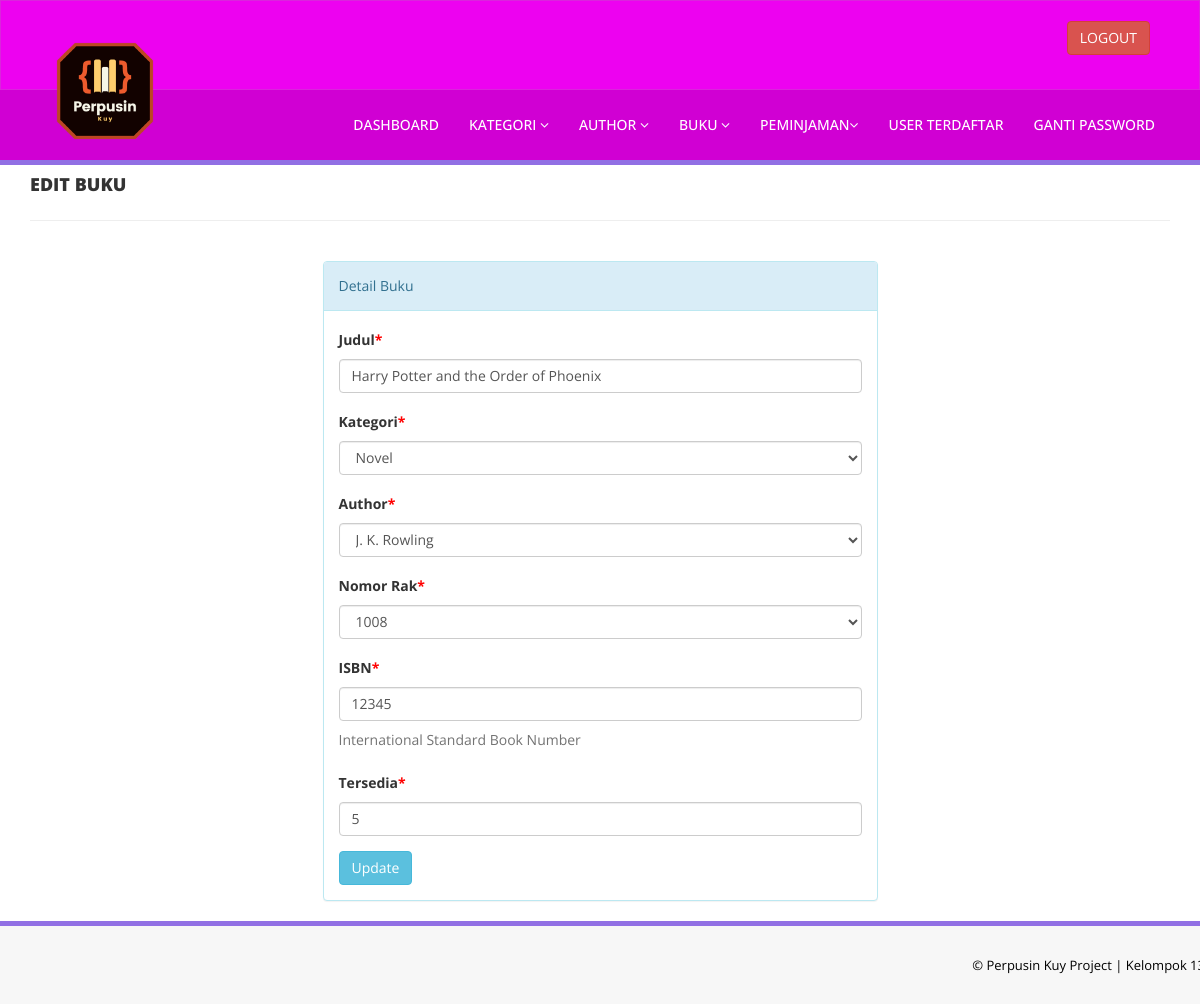
Page /Perpusin/admin/edit-book.php?bookid=1 (signed in) on the committed database.
### tables this page shows
CREATE TABLE `tblbooks` (
  `id` int(11) NOT NULL,
  `BookName` varchar(255) DEFAULT NULL,
  `CatId` int(11) DEFAULT NULL,
  `AuthorId` int(11) DEFAULT NULL,
  `ISBNNumber` int(11) DEFAULT NULL,
  `RegDate` timestamp NULL DEFAULT current_timestamp(),
  `UpdationDate` timestamp NULL DEFAULT NULL ON UPDATE current_timestamp(),
  `numberCopy` int(11) NOT NULL,
  `rackId` int(11) DEFAULT NULL
);

CREATE TABLE `tblcategory` (
  `id` int(11) NOT NULL,
  `CategoryName` varchar(150) DEFAULT NULL,
  `Status` int(1) DEFAULT NULL,
  `CreationDate` timestamp NULL DEFAULT current_timestamp(),
  `UpdationDate` timestamp NULL DEFAULT '0000-00-00 00:00:00' ON UPDATE current_timestamp()
);

CREATE TABLE `tblauthors` (
  `id` int(11) NOT NULL,
  `AuthorName` varchar(159) DEFAULT NULL,
  `creationDate` timestamp NULL DEFAULT current_timestamp(),
  `UpdationDate` timestamp NULL DEFAULT NULL ON UPDATE current_timestamp()
);

CREATE TABLE `tblrack` (
  `rackId` int(11) NOT NULL,
  `rackNum` int(11) DEFAULT NULL
);

### Perpusin/admin/edit-book.php (the view, shortened to what this page needs)
<?php
include('includes/config.php');
if(strlen($_SESSION['alogin'])==0)
    {
header('location:index.php');
}
else{
?>
<!DOCTYPE html>
<html xmlns="http://www.w3.org/1999/xhtml">
<head>
    <link href="assets/css/bootstrap.css" rel="stylesheet" />
    <link href="assets/css/font-awesome.css" rel="stylesheet" />
    <link href="assets/css/style.css" rel="stylesheet" />
</head>
<body>
<?php include('includes/header.php');?>
    <div class="content-wra
    <div class="content-wrapper">
         <div class="container">
        <div class="row pad-botm">
            <div class="col-md-12">
                <h4 class="header-line">Edit Buku</h4>
                            </div>
</div>
<div class="row">
<div class="col-md-6 col-sm-6 col-xs-12 col-md-offset-3"">
<div class="panel panel-info">
<div class="panel-heading">
Detail Buku
</div>
<div class="panel-body">
<form role="form" method="post">
<?php
$bookid=intval($_GET['bookid']);
$sql = "SELECT tblbooks.BookName,tblcategory.CategoryName,tblcategory.id as cid,tblauthors.AuthorName,tblauthors.id as athrid, tblrack.rackNum, tblrack.rackId as rid,tblbooks.ISBNNumber, tblbooks.numberCopy, tblbooks.id as bookid from  tblbooks join tblcategory on tblcategory.id=tblbooks.CatId join tblauthors on tblauthors.id=tblbooks.AuthorId join tblrack on tblrack.rackId=tblbooks.rackId where tblbooks.id=:bookid";
$query = $dbh -> prepare($sql);
$query->bindParam(':bookid',$bookid,PDO::PARAM_STR);
$query->execute();
$results=$query->fetchAll(PDO::FETCH_OBJ);
if($query->rowCount() > 0)
{
foreach($results as $result)
{               ?>
<div class="form-group">
<label>Judul<span style="color:red;">*</span></label>
<input class="form-control" type="text" name="bookname" value="<?php echo htmlentities($result->BookName);?>" required />
</div>
<div class="form-group">
<label> Kategori<span style="color:red;">*</span></label>
<select class="form-control" name="category" required="required">
<option value="<?php echo htmlentities($result->cid);?>"> <?php echo htmlentities($catname=$result->CategoryName);?></option>
</select>
</div>
<div class="form-group">
<label> Author<span style="color:red;">*</span></label>
<select class="form-control" name="author" required="required">
<option value="<?php echo htmlentities($result->athrid);?>"> <?php echo htmlentities($athrname=$result->AuthorName);?></option>
</select>
</div>
<div class="form-group">
<label> Nomor Rak<span style="color:red;">*</span></label>
<select class="form-control" name="rack" required="required">
<option value="<?php echo htmlentities($result->rid);?>"> <?php echo htmlentities($racknum=$result->rackNum);?></option>
</select>
</div>
<div class="form-group">
<label>ISBN<span style="color:red;">*</span></label>
<input class="form-control" type="text" name="isbn" value="<?php echo htmlentities($result->ISBNNumber);?>"  required="required" />
<p class="help-block">International Standard Book Number</p>
</div>
<div class="form-group">
<label>Tersedia<span style="color:red;">*</span></label>
<input class="form-control" type="text" name="numbercopy" value="<?php echo htmlentities($result->numberCopy);?>" required />
</div>
 <?php }} ?>
<button type="submit" name="update" class="btn btn-info">Update </button>
                                    </form>
                            </div>
                        </div>
                            </div>
        </div>
    </div>
    </div>
  <?php include('includes/footer.php');?>
</body>
</html>
<?php } ?>

### Perpusin/admin/assets/css/style.css (style rules this page uses)
.header-line { font-weight:900; padding-bottom:25px; border-bottom:1px solid #eeeeee; text-transform:uppercase; }
.pad-botm { padding-bottom:30px; }

### rows in the picture
tblbooks: bookname "Harry Potter and the Order of Phoenix", category "Novel", author "J. K. Rowling", rack "1008", isbn "12345", numbercopy "5"
